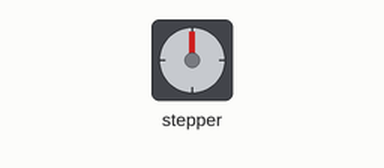
A program run on a simulated ESP32. On the bench: stepper motor. Wiring (inferred from the names in the program): stepper motor driver (400 steps per turn assumed): step GPIO 25; direction GPIO 26; enable GPIO 27. What the program prints to the serial monitor is not drawn.

Above: at 0.05 s.
At 0.7 s:
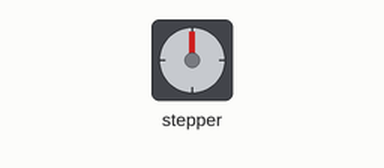
At 1.85 s:
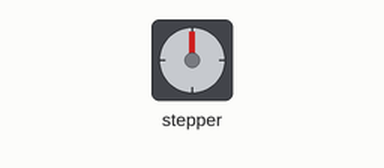
At 3.55 s:
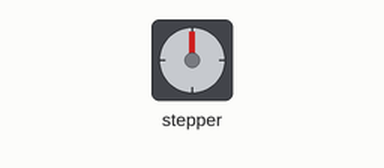
Timing chart, 0 to 8.3 s (numbered marks = the images above):
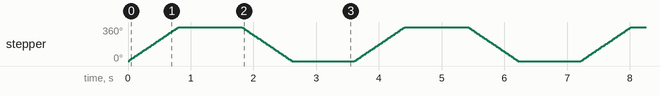

The program:

main.cpp
```cpp
// Teammate's stepper bench test (works). A4988: STEP G25, DIR G26, EN G27 (LOW = on).
// One revolution each way, 1 s pause. 400 steps/rev = 200-step motor at 1/2 microstepping.
#include <Arduino.h>

#define STEP_PIN 25   // Step pin connected to A4988 STEP
#define DIR_PIN 26   // Direction pin connected to A4988 DIR
#define ENABLE_PIN 27 // Optional, connected to A4988 ENABLE

int stepsPerRevolution = 400; // Adjust based on your motor

void stepMotor(int steps);

void setup() {
  Serial.begin(115200);
  pinMode(STEP_PIN, OUTPUT);
  pinMode(DIR_PIN, OUTPUT);
  pinMode(ENABLE_PIN, OUTPUT);

  digitalWrite(ENABLE_PIN, LOW); // Enable driver (LOW = ON)
  Serial.println("Stepper Motor Test Start");
}

void loop() {
  // Rotate clockwise
  digitalWrite(DIR_PIN, HIGH);
  stepMotor(stepsPerRevolution); // One full rotation
  delay(1000);

  // Rotate counterclockwise
  digitalWrite(DIR_PIN, LOW);
  stepMotor(stepsPerRevolution);
  delay(1000);
}

void stepMotor(int steps) {
  for (int i = 0; i < steps; i++) {
    digitalWrite(STEP_PIN, HIGH);
    delayMicroseconds(1000); // Control speed (lower = faster)
    digitalWrite(STEP_PIN, LOW);
    delayMicroseconds(1000);
  }
}
```

Measured:
- by itself, stepper: turns 360° clockwise in 0.79 s, then 360° counter-clockwise in 0.80 s, repeating every 3.6 s
